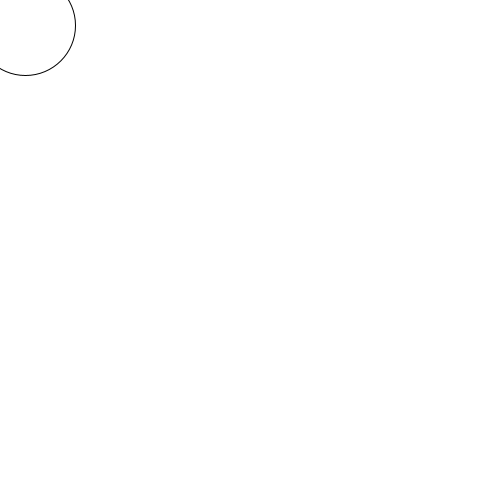
Frame 1 (no input)
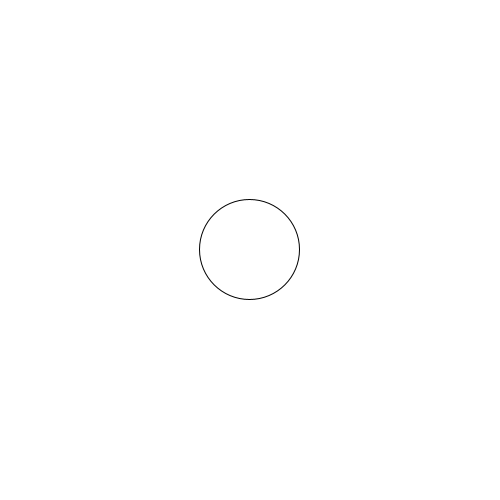
Frame 60 (the mouse pressed at the canvas centre just before this capture)
Frame 120 (the mouse held since frame 60 and released just before this capture): identical to frame 60, image omitted

The Processing sketch that drew these frames (run headless with seeded random() and noise(); from frame 60 on, the mouse is pressed at the canvas centre):

// Processing sketch: animate_linear
// ── animate_linear.pde
float zielX = 250;
float zielY = 250;

float x = 0;
float y = 0;

void setup() {
  size(500, 500);
}

void draw() {
  background(255);
  animate(.1);
  ellipse(x, y, 100, 100);
}

void animate(float speed) {
  float distX = zielX - x;
  float distY = zielY - y;
  x += distX * speed;
  y += distY * speed;
}

void mousePressed() {
  zielX = mouseX;
  zielY = mouseY;
}
